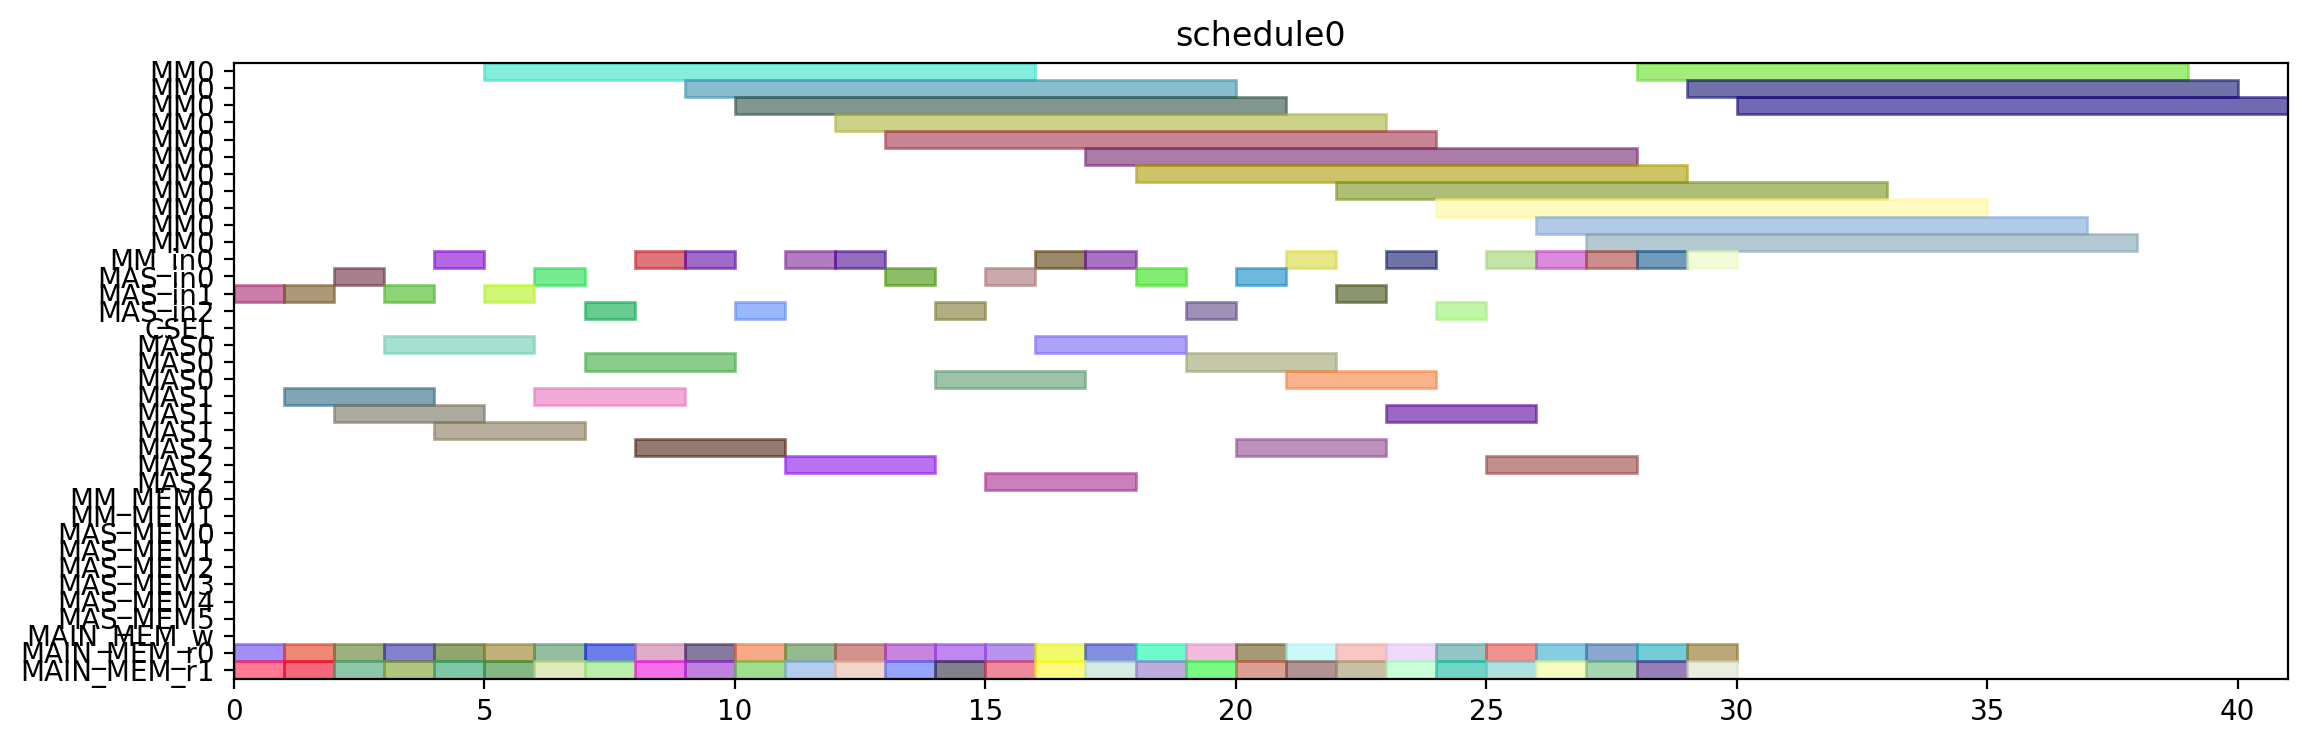

Write Python code to recreate this figure.
from pyschedule import Scenario, solvers, plotters, alt


def solve():
	horizon = 120
	S = Scenario("schedule0", horizon=horizon)

	# resource
	MM = S.Resources('MM', num=1, size=11)
	MM_in = S.Resources('MM_in', num=1)
	MAS_in = S.Resources('MAS_in', num=3)
	CSEL = S.Resource('CSEL')
	MAS = S.Resources('MAS', num=3, size=3, periods=range(1, horizon))
	MM_MEM = S.Resources('MM_MEM', num=2)
	MAS_MEM = S.Resources('MAS_MEM', num=6)
	MAIN_MEM_w = S.Resource('MAIN_MEM_w', size=1)
	MAIN_MEM_r = S.Resources('MAIN_MEM_r', num=2)

	# result of previous scheduling

	# new tasks
	r1_t0 = S.Task('r1_t0', length=11, delay_cost=1)
	r1_t0 += alt(MM)
	r1_t0_in = S.Task('r1_t0_in', length=1, delay_cost=1)
	r1_t0_in += alt(MM_in)
	S += r1_t0_in*MM_in[0]<=r1_t0*MM[0]
	r1_t0_mem0 = S.Task('r1_t0_mem0', length=1, delay_cost=1)
	r1_t0_mem0 += MAIN_MEM_r[0]
	S += r1_t0_mem0 <= r1_t0

	r1_t0_mem1 = S.Task('r1_t0_mem1', length=1, delay_cost=1)
	r1_t0_mem1 += MAIN_MEM_r[1]
	S += r1_t0_mem1 <= r1_t0

	r1_t1 = S.Task('r1_t1', length=11, delay_cost=1)
	r1_t1 += alt(MM)
	r1_t1_in = S.Task('r1_t1_in', length=1, delay_cost=1)
	r1_t1_in += alt(MM_in)
	S += r1_t1_in*MM_in[0]<=r1_t1*MM[0]
	r1_t1_mem0 = S.Task('r1_t1_mem0', length=1, delay_cost=1)
	r1_t1_mem0 += MAIN_MEM_r[0]
	S += r1_t1_mem0 <= r1_t1

	r1_t1_mem1 = S.Task('r1_t1_mem1', length=1, delay_cost=1)
	r1_t1_mem1 += MAIN_MEM_r[1]
	S += r1_t1_mem1 <= r1_t1

	r1_t2 = S.Task('r1_t2', length=3, delay_cost=1)
	r1_t2 += alt(MAS)
	r1_t2_in = S.Task('r1_t2_in', length=1, delay_cost=1)
	r1_t2_in += alt(MAS_in)
	S += r1_t2_in*MAS_in[0]<=r1_t2*MAS[0]

	S += r1_t2_in*MAS_in[1]<=r1_t2*MAS[1]

	S += r1_t2_in*MAS_in[2]<=r1_t2*MAS[2]

	r1_t2_mem0 = S.Task('r1_t2_mem0', length=1, delay_cost=1)
	r1_t2_mem0 += MAIN_MEM_r[0]
	S += r1_t2_mem0 <= r1_t2

	r1_t2_mem1 = S.Task('r1_t2_mem1', length=1, delay_cost=1)
	r1_t2_mem1 += MAIN_MEM_r[1]
	S += r1_t2_mem1 <= r1_t2

	r1_t3 = S.Task('r1_t3', length=3, delay_cost=1)
	r1_t3 += alt(MAS)
	r1_t3_in = S.Task('r1_t3_in', length=1, delay_cost=1)
	r1_t3_in += alt(MAS_in)
	S += r1_t3_in*MAS_in[0]<=r1_t3*MAS[0]

	S += r1_t3_in*MAS_in[1]<=r1_t3*MAS[1]

	S += r1_t3_in*MAS_in[2]<=r1_t3*MAS[2]

	r1_t3_mem0 = S.Task('r1_t3_mem0', length=1, delay_cost=1)
	r1_t3_mem0 += MAIN_MEM_r[0]
	S += r1_t3_mem0 <= r1_t3

	r1_t3_mem1 = S.Task('r1_t3_mem1', length=1, delay_cost=1)
	r1_t3_mem1 += MAIN_MEM_r[1]
	S += r1_t3_mem1 <= r1_t3

	r3_t0 = S.Task('r3_t0', length=11, delay_cost=1)
	r3_t0 += alt(MM)
	r3_t0_in = S.Task('r3_t0_in', length=1, delay_cost=1)
	r3_t0_in += alt(MM_in)
	S += r3_t0_in*MM_in[0]<=r3_t0*MM[0]
	r3_t0_mem0 = S.Task('r3_t0_mem0', length=1, delay_cost=1)
	r3_t0_mem0 += MAIN_MEM_r[0]
	S += r3_t0_mem0 <= r3_t0

	r3_t0_mem1 = S.Task('r3_t0_mem1', length=1, delay_cost=1)
	r3_t0_mem1 += MAIN_MEM_r[1]
	S += r3_t0_mem1 <= r3_t0

	r3_t1 = S.Task('r3_t1', length=11, delay_cost=1)
	r3_t1 += alt(MM)
	r3_t1_in = S.Task('r3_t1_in', length=1, delay_cost=1)
	r3_t1_in += alt(MM_in)
	S += r3_t1_in*MM_in[0]<=r3_t1*MM[0]
	r3_t1_mem0 = S.Task('r3_t1_mem0', length=1, delay_cost=1)
	r3_t1_mem0 += MAIN_MEM_r[0]
	S += r3_t1_mem0 <= r3_t1

	r3_t1_mem1 = S.Task('r3_t1_mem1', length=1, delay_cost=1)
	r3_t1_mem1 += MAIN_MEM_r[1]
	S += r3_t1_mem1 <= r3_t1

	r3_t2 = S.Task('r3_t2', length=3, delay_cost=1)
	r3_t2 += alt(MAS)
	r3_t2_in = S.Task('r3_t2_in', length=1, delay_cost=1)
	r3_t2_in += alt(MAS_in)
	S += r3_t2_in*MAS_in[0]<=r3_t2*MAS[0]

	S += r3_t2_in*MAS_in[1]<=r3_t2*MAS[1]

	S += r3_t2_in*MAS_in[2]<=r3_t2*MAS[2]

	r3_t2_mem0 = S.Task('r3_t2_mem0', length=1, delay_cost=1)
	r3_t2_mem0 += MAIN_MEM_r[0]
	S += r3_t2_mem0 <= r3_t2

	r3_t2_mem1 = S.Task('r3_t2_mem1', length=1, delay_cost=1)
	r3_t2_mem1 += MAIN_MEM_r[1]
	S += r3_t2_mem1 <= r3_t2

	r3_t3 = S.Task('r3_t3', length=3, delay_cost=1)
	r3_t3 += alt(MAS)
	r3_t3_in = S.Task('r3_t3_in', length=1, delay_cost=1)
	r3_t3_in += alt(MAS_in)
	S += r3_t3_in*MAS_in[0]<=r3_t3*MAS[0]

	S += r3_t3_in*MAS_in[1]<=r3_t3*MAS[1]

	S += r3_t3_in*MAS_in[2]<=r3_t3*MAS[2]

	r3_t3_mem0 = S.Task('r3_t3_mem0', length=1, delay_cost=1)
	r3_t3_mem0 += MAIN_MEM_r[0]
	S += r3_t3_mem0 <= r3_t3

	r3_t3_mem1 = S.Task('r3_t3_mem1', length=1, delay_cost=1)
	r3_t3_mem1 += MAIN_MEM_r[1]
	S += r3_t3_mem1 <= r3_t3

	r4_t0 = S.Task('r4_t0', length=11, delay_cost=1)
	r4_t0 += alt(MM)
	r4_t0_in = S.Task('r4_t0_in', length=1, delay_cost=1)
	r4_t0_in += alt(MM_in)
	S += r4_t0_in*MM_in[0]<=r4_t0*MM[0]
	r4_t0_mem0 = S.Task('r4_t0_mem0', length=1, delay_cost=1)
	r4_t0_mem0 += MAIN_MEM_r[0]
	S += r4_t0_mem0 <= r4_t0

	r4_t0_mem1 = S.Task('r4_t0_mem1', length=1, delay_cost=1)
	r4_t0_mem1 += MAIN_MEM_r[1]
	S += r4_t0_mem1 <= r4_t0

	r4_t1 = S.Task('r4_t1', length=11, delay_cost=1)
	r4_t1 += alt(MM)
	r4_t1_in = S.Task('r4_t1_in', length=1, delay_cost=1)
	r4_t1_in += alt(MM_in)
	S += r4_t1_in*MM_in[0]<=r4_t1*MM[0]
	r4_t1_mem0 = S.Task('r4_t1_mem0', length=1, delay_cost=1)
	r4_t1_mem0 += MAIN_MEM_r[0]
	S += r4_t1_mem0 <= r4_t1

	r4_t1_mem1 = S.Task('r4_t1_mem1', length=1, delay_cost=1)
	r4_t1_mem1 += MAIN_MEM_r[1]
	S += r4_t1_mem1 <= r4_t1

	r4_t2 = S.Task('r4_t2', length=3, delay_cost=1)
	r4_t2 += alt(MAS)
	r4_t2_in = S.Task('r4_t2_in', length=1, delay_cost=1)
	r4_t2_in += alt(MAS_in)
	S += r4_t2_in*MAS_in[0]<=r4_t2*MAS[0]

	S += r4_t2_in*MAS_in[1]<=r4_t2*MAS[1]

	S += r4_t2_in*MAS_in[2]<=r4_t2*MAS[2]

	r4_t2_mem0 = S.Task('r4_t2_mem0', length=1, delay_cost=1)
	r4_t2_mem0 += MAIN_MEM_r[0]
	S += r4_t2_mem0 <= r4_t2

	r4_t2_mem1 = S.Task('r4_t2_mem1', length=1, delay_cost=1)
	r4_t2_mem1 += MAIN_MEM_r[1]
	S += r4_t2_mem1 <= r4_t2

	r4_t3 = S.Task('r4_t3', length=3, delay_cost=1)
	r4_t3 += alt(MAS)
	r4_t3_in = S.Task('r4_t3_in', length=1, delay_cost=1)
	r4_t3_in += alt(MAS_in)
	S += r4_t3_in*MAS_in[0]<=r4_t3*MAS[0]

	S += r4_t3_in*MAS_in[1]<=r4_t3*MAS[1]

	S += r4_t3_in*MAS_in[2]<=r4_t3*MAS[2]

	r4_t3_mem0 = S.Task('r4_t3_mem0', length=1, delay_cost=1)
	r4_t3_mem0 += MAIN_MEM_r[0]
	S += r4_t3_mem0 <= r4_t3

	r4_t3_mem1 = S.Task('r4_t3_mem1', length=1, delay_cost=1)
	r4_t3_mem1 += MAIN_MEM_r[1]
	S += r4_t3_mem1 <= r4_t3

	r5_t0 = S.Task('r5_t0', length=11, delay_cost=1)
	r5_t0 += alt(MM)
	r5_t0_in = S.Task('r5_t0_in', length=1, delay_cost=1)
	r5_t0_in += alt(MM_in)
	S += r5_t0_in*MM_in[0]<=r5_t0*MM[0]
	r5_t0_mem0 = S.Task('r5_t0_mem0', length=1, delay_cost=1)
	r5_t0_mem0 += MAIN_MEM_r[0]
	S += r5_t0_mem0 <= r5_t0

	r5_t0_mem1 = S.Task('r5_t0_mem1', length=1, delay_cost=1)
	r5_t0_mem1 += MAIN_MEM_r[1]
	S += r5_t0_mem1 <= r5_t0

	r5_t1 = S.Task('r5_t1', length=11, delay_cost=1)
	r5_t1 += alt(MM)
	r5_t1_in = S.Task('r5_t1_in', length=1, delay_cost=1)
	r5_t1_in += alt(MM_in)
	S += r5_t1_in*MM_in[0]<=r5_t1*MM[0]
	r5_t1_mem0 = S.Task('r5_t1_mem0', length=1, delay_cost=1)
	r5_t1_mem0 += MAIN_MEM_r[0]
	S += r5_t1_mem0 <= r5_t1

	r5_t1_mem1 = S.Task('r5_t1_mem1', length=1, delay_cost=1)
	r5_t1_mem1 += MAIN_MEM_r[1]
	S += r5_t1_mem1 <= r5_t1

	r5_t2 = S.Task('r5_t2', length=3, delay_cost=1)
	r5_t2 += alt(MAS)
	r5_t2_in = S.Task('r5_t2_in', length=1, delay_cost=1)
	r5_t2_in += alt(MAS_in)
	S += r5_t2_in*MAS_in[0]<=r5_t2*MAS[0]

	S += r5_t2_in*MAS_in[1]<=r5_t2*MAS[1]

	S += r5_t2_in*MAS_in[2]<=r5_t2*MAS[2]

	r5_t2_mem0 = S.Task('r5_t2_mem0', length=1, delay_cost=1)
	r5_t2_mem0 += MAIN_MEM_r[0]
	S += r5_t2_mem0 <= r5_t2

	r5_t2_mem1 = S.Task('r5_t2_mem1', length=1, delay_cost=1)
	r5_t2_mem1 += MAIN_MEM_r[1]
	S += r5_t2_mem1 <= r5_t2

	r5_t3 = S.Task('r5_t3', length=3, delay_cost=1)
	r5_t3 += alt(MAS)
	r5_t3_in = S.Task('r5_t3_in', length=1, delay_cost=1)
	r5_t3_in += alt(MAS_in)
	S += r5_t3_in*MAS_in[0]<=r5_t3*MAS[0]

	S += r5_t3_in*MAS_in[1]<=r5_t3*MAS[1]

	S += r5_t3_in*MAS_in[2]<=r5_t3*MAS[2]

	r5_t3_mem0 = S.Task('r5_t3_mem0', length=1, delay_cost=1)
	r5_t3_mem0 += MAIN_MEM_r[0]
	S += r5_t3_mem0 <= r5_t3

	r5_t3_mem1 = S.Task('r5_t3_mem1', length=1, delay_cost=1)
	r5_t3_mem1 += MAIN_MEM_r[1]
	S += r5_t3_mem1 <= r5_t3

	r6_t0 = S.Task('r6_t0', length=11, delay_cost=1)
	r6_t0 += alt(MM)
	r6_t0_in = S.Task('r6_t0_in', length=1, delay_cost=1)
	r6_t0_in += alt(MM_in)
	S += r6_t0_in*MM_in[0]<=r6_t0*MM[0]
	r6_t0_mem0 = S.Task('r6_t0_mem0', length=1, delay_cost=1)
	r6_t0_mem0 += MAIN_MEM_r[0]
	S += r6_t0_mem0 <= r6_t0

	r6_t0_mem1 = S.Task('r6_t0_mem1', length=1, delay_cost=1)
	r6_t0_mem1 += MAIN_MEM_r[1]
	S += r6_t0_mem1 <= r6_t0

	r6_t1 = S.Task('r6_t1', length=11, delay_cost=1)
	r6_t1 += alt(MM)
	r6_t1_in = S.Task('r6_t1_in', length=1, delay_cost=1)
	r6_t1_in += alt(MM_in)
	S += r6_t1_in*MM_in[0]<=r6_t1*MM[0]
	r6_t1_mem0 = S.Task('r6_t1_mem0', length=1, delay_cost=1)
	r6_t1_mem0 += MAIN_MEM_r[0]
	S += r6_t1_mem0 <= r6_t1

	r6_t1_mem1 = S.Task('r6_t1_mem1', length=1, delay_cost=1)
	r6_t1_mem1 += MAIN_MEM_r[1]
	S += r6_t1_mem1 <= r6_t1

	r6_t2 = S.Task('r6_t2', length=3, delay_cost=1)
	r6_t2 += alt(MAS)
	r6_t2_in = S.Task('r6_t2_in', length=1, delay_cost=1)
	r6_t2_in += alt(MAS_in)
	S += r6_t2_in*MAS_in[0]<=r6_t2*MAS[0]

	S += r6_t2_in*MAS_in[1]<=r6_t2*MAS[1]

	S += r6_t2_in*MAS_in[2]<=r6_t2*MAS[2]

	r6_t2_mem0 = S.Task('r6_t2_mem0', length=1, delay_cost=1)
	r6_t2_mem0 += MAIN_MEM_r[0]
	S += r6_t2_mem0 <= r6_t2

	r6_t2_mem1 = S.Task('r6_t2_mem1', length=1, delay_cost=1)
	r6_t2_mem1 += MAIN_MEM_r[1]
	S += r6_t2_mem1 <= r6_t2

	r6_t3 = S.Task('r6_t3', length=3, delay_cost=1)
	r6_t3 += alt(MAS)
	r6_t3_in = S.Task('r6_t3_in', length=1, delay_cost=1)
	r6_t3_in += alt(MAS_in)
	S += r6_t3_in*MAS_in[0]<=r6_t3*MAS[0]

	S += r6_t3_in*MAS_in[1]<=r6_t3*MAS[1]

	S += r6_t3_in*MAS_in[2]<=r6_t3*MAS[2]

	r6_t3_mem0 = S.Task('r6_t3_mem0', length=1, delay_cost=1)
	r6_t3_mem0 += MAIN_MEM_r[0]
	S += r6_t3_mem0 <= r6_t3

	r6_t3_mem1 = S.Task('r6_t3_mem1', length=1, delay_cost=1)
	r6_t3_mem1 += MAIN_MEM_r[1]
	S += r6_t3_mem1 <= r6_t3

	r9_t2 = S.Task('r9_t2', length=3, delay_cost=1)
	r9_t2 += alt(MAS)
	r9_t2_in = S.Task('r9_t2_in', length=1, delay_cost=1)
	r9_t2_in += alt(MAS_in)
	S += r9_t2_in*MAS_in[0]<=r9_t2*MAS[0]

	S += r9_t2_in*MAS_in[1]<=r9_t2*MAS[1]

	S += r9_t2_in*MAS_in[2]<=r9_t2*MAS[2]

	r9_t2_mem0 = S.Task('r9_t2_mem0', length=1, delay_cost=1)
	r9_t2_mem0 += MAIN_MEM_r[0]
	S += r9_t2_mem0 <= r9_t2

	r9_t2_mem1 = S.Task('r9_t2_mem1', length=1, delay_cost=1)
	r9_t2_mem1 += MAIN_MEM_r[1]
	S += r9_t2_mem1 <= r9_t2

	r12_t0 = S.Task('r12_t0', length=11, delay_cost=1)
	r12_t0 += alt(MM)
	r12_t0_in = S.Task('r12_t0_in', length=1, delay_cost=1)
	r12_t0_in += alt(MM_in)
	S += r12_t0_in*MM_in[0]<=r12_t0*MM[0]
	r12_t0_mem0 = S.Task('r12_t0_mem0', length=1, delay_cost=1)
	r12_t0_mem0 += MAIN_MEM_r[0]
	S += r12_t0_mem0 <= r12_t0

	r12_t0_mem1 = S.Task('r12_t0_mem1', length=1, delay_cost=1)
	r12_t0_mem1 += MAIN_MEM_r[1]
	S += r12_t0_mem1 <= r12_t0

	r12_t1 = S.Task('r12_t1', length=11, delay_cost=1)
	r12_t1 += alt(MM)
	r12_t1_in = S.Task('r12_t1_in', length=1, delay_cost=1)
	r12_t1_in += alt(MM_in)
	S += r12_t1_in*MM_in[0]<=r12_t1*MM[0]
	r12_t1_mem0 = S.Task('r12_t1_mem0', length=1, delay_cost=1)
	r12_t1_mem0 += MAIN_MEM_r[0]
	S += r12_t1_mem0 <= r12_t1

	r12_t1_mem1 = S.Task('r12_t1_mem1', length=1, delay_cost=1)
	r12_t1_mem1 += MAIN_MEM_r[1]
	S += r12_t1_mem1 <= r12_t1

	r12_t2 = S.Task('r12_t2', length=3, delay_cost=1)
	r12_t2 += alt(MAS)
	r12_t2_in = S.Task('r12_t2_in', length=1, delay_cost=1)
	r12_t2_in += alt(MAS_in)
	S += r12_t2_in*MAS_in[0]<=r12_t2*MAS[0]

	S += r12_t2_in*MAS_in[1]<=r12_t2*MAS[1]

	S += r12_t2_in*MAS_in[2]<=r12_t2*MAS[2]

	r12_t2_mem0 = S.Task('r12_t2_mem0', length=1, delay_cost=1)
	r12_t2_mem0 += MAIN_MEM_r[0]
	S += r12_t2_mem0 <= r12_t2

	r12_t2_mem1 = S.Task('r12_t2_mem1', length=1, delay_cost=1)
	r12_t2_mem1 += MAIN_MEM_r[1]
	S += r12_t2_mem1 <= r12_t2

	r12_t3 = S.Task('r12_t3', length=3, delay_cost=1)
	r12_t3 += alt(MAS)
	r12_t3_in = S.Task('r12_t3_in', length=1, delay_cost=1)
	r12_t3_in += alt(MAS_in)
	S += r12_t3_in*MAS_in[0]<=r12_t3*MAS[0]

	S += r12_t3_in*MAS_in[1]<=r12_t3*MAS[1]

	S += r12_t3_in*MAS_in[2]<=r12_t3*MAS[2]

	r12_t3_mem0 = S.Task('r12_t3_mem0', length=1, delay_cost=1)
	r12_t3_mem0 += MAIN_MEM_r[0]
	S += r12_t3_mem0 <= r12_t3

	r12_t3_mem1 = S.Task('r12_t3_mem1', length=1, delay_cost=1)
	r12_t3_mem1 += MAIN_MEM_r[1]
	S += r12_t3_mem1 <= r12_t3

	r13_t0 = S.Task('r13_t0', length=11, delay_cost=1)
	r13_t0 += alt(MM)
	r13_t0_in = S.Task('r13_t0_in', length=1, delay_cost=1)
	r13_t0_in += alt(MM_in)
	S += r13_t0_in*MM_in[0]<=r13_t0*MM[0]
	r13_t0_mem0 = S.Task('r13_t0_mem0', length=1, delay_cost=1)
	r13_t0_mem0 += MAIN_MEM_r[0]
	S += r13_t0_mem0 <= r13_t0

	r13_t0_mem1 = S.Task('r13_t0_mem1', length=1, delay_cost=1)
	r13_t0_mem1 += MAIN_MEM_r[1]
	S += r13_t0_mem1 <= r13_t0

	r13_t1 = S.Task('r13_t1', length=11, delay_cost=1)
	r13_t1 += alt(MM)
	r13_t1_in = S.Task('r13_t1_in', length=1, delay_cost=1)
	r13_t1_in += alt(MM_in)
	S += r13_t1_in*MM_in[0]<=r13_t1*MM[0]
	r13_t1_mem0 = S.Task('r13_t1_mem0', length=1, delay_cost=1)
	r13_t1_mem0 += MAIN_MEM_r[0]
	S += r13_t1_mem0 <= r13_t1

	r13_t1_mem1 = S.Task('r13_t1_mem1', length=1, delay_cost=1)
	r13_t1_mem1 += MAIN_MEM_r[1]
	S += r13_t1_mem1 <= r13_t1

	r13_t2 = S.Task('r13_t2', length=3, delay_cost=1)
	r13_t2 += alt(MAS)
	r13_t2_in = S.Task('r13_t2_in', length=1, delay_cost=1)
	r13_t2_in += alt(MAS_in)
	S += r13_t2_in*MAS_in[0]<=r13_t2*MAS[0]

	S += r13_t2_in*MAS_in[1]<=r13_t2*MAS[1]

	S += r13_t2_in*MAS_in[2]<=r13_t2*MAS[2]

	r13_t2_mem0 = S.Task('r13_t2_mem0', length=1, delay_cost=1)
	r13_t2_mem0 += MAIN_MEM_r[0]
	S += r13_t2_mem0 <= r13_t2

	r13_t2_mem1 = S.Task('r13_t2_mem1', length=1, delay_cost=1)
	r13_t2_mem1 += MAIN_MEM_r[1]
	S += r13_t2_mem1 <= r13_t2

	r13_t3 = S.Task('r13_t3', length=3, delay_cost=1)
	r13_t3 += alt(MAS)
	r13_t3_in = S.Task('r13_t3_in', length=1, delay_cost=1)
	r13_t3_in += alt(MAS_in)
	S += r13_t3_in*MAS_in[0]<=r13_t3*MAS[0]

	S += r13_t3_in*MAS_in[1]<=r13_t3*MAS[1]

	S += r13_t3_in*MAS_in[2]<=r13_t3*MAS[2]

	r13_t3_mem0 = S.Task('r13_t3_mem0', length=1, delay_cost=1)
	r13_t3_mem0 += MAIN_MEM_r[0]
	S += r13_t3_mem0 <= r13_t3

	r13_t3_mem1 = S.Task('r13_t3_mem1', length=1, delay_cost=1)
	r13_t3_mem1 += MAIN_MEM_r[1]
	S += r13_t3_mem1 <= r13_t3

	r16_t3 = S.Task('r16_t3', length=3, delay_cost=1)
	r16_t3 += alt(MAS)
	r16_t3_in = S.Task('r16_t3_in', length=1, delay_cost=1)
	r16_t3_in += alt(MAS_in)
	S += r16_t3_in*MAS_in[0]<=r16_t3*MAS[0]

	S += r16_t3_in*MAS_in[1]<=r16_t3*MAS[1]

	S += r16_t3_in*MAS_in[2]<=r16_t3*MAS[2]

	r16_t3_mem0 = S.Task('r16_t3_mem0', length=1, delay_cost=1)
	r16_t3_mem0 += MAIN_MEM_r[0]
	S += r16_t3_mem0 <= r16_t3

	r16_t3_mem1 = S.Task('r16_t3_mem1', length=1, delay_cost=1)
	r16_t3_mem1 += MAIN_MEM_r[1]
	S += r16_t3_mem1 <= r16_t3

	solvers.mip.solve(S,msg=1,kind='CPLEX',ratio_gap=1.01)

	solution = [['hoge']*len(S.solution()[1]) for i in range(len(S.solution()))]
	for i in range(len(S.solution())):
		for j in range(len(S.solution()[i])):
			solution[i][j]=str(S.solution()[i][j])
	print(solution)

	cycles = int(solution[-1][3])

	pic_file_name = "/mnt/rose/usr1/fukuda/ABE/multiRAM_multiMAS_16mux/scheduling_result/stage11MM1_stage3MAS3/EP2_YRECOVER/schedule0.png"
	if(S.solution() != []):
		plotters.matplotlib.plot(S,img_filename=pic_file_name, show_task_labels=False, fig_size=(cycles*0.25+3, 4))

	return solution
